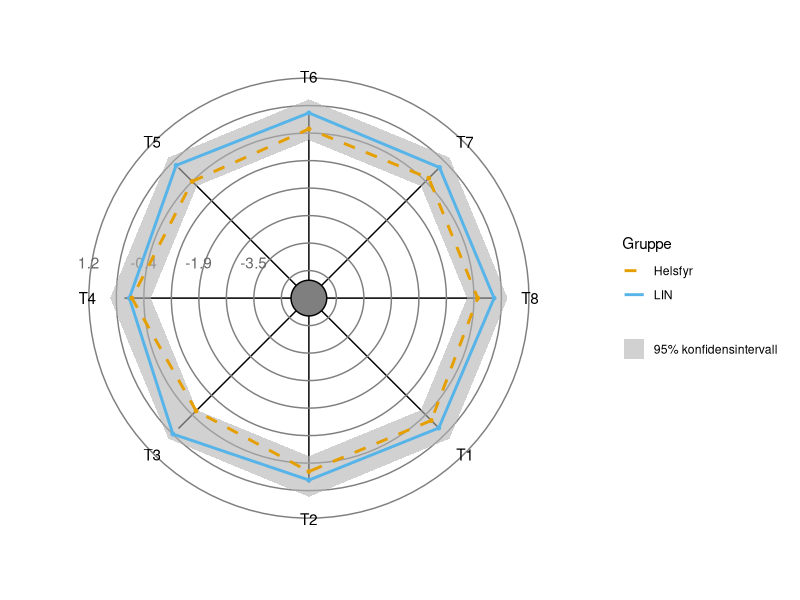
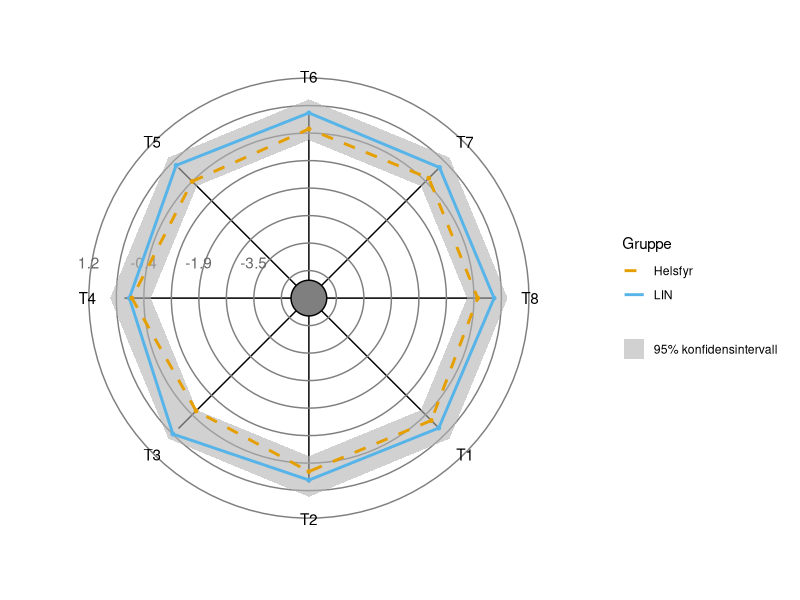
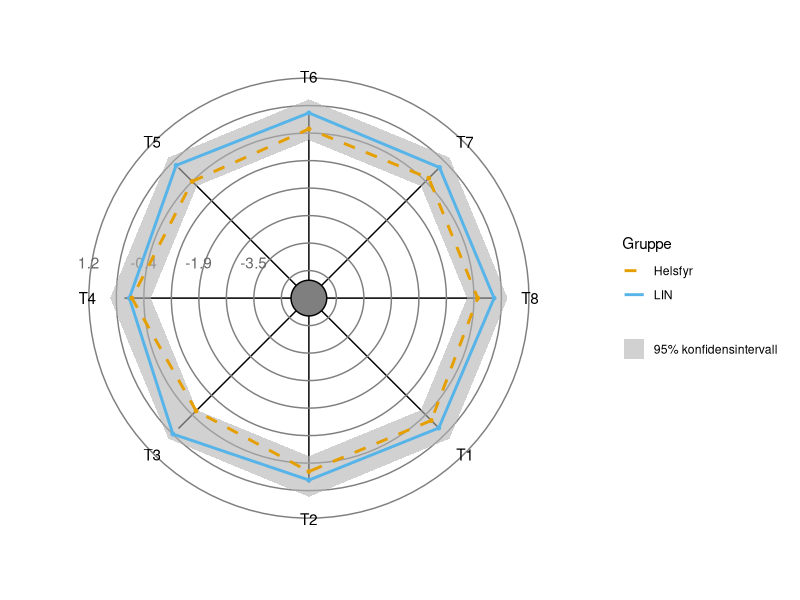

The R source for these figures, in order:
# Summary radial plot
library(tidyr)
library(dplyr)
library(ggplot2)
library(lazyeval) # interp function
library(purrr)


boot.t.test <- function(x, y, B=100000, alpha=0.05){
  x <- x[is.finite(x)]
  y <- y[is.finite(y)]
  nx <- length(x)
  ny <- length(y)
  mx <- mean(x)
  my <- mean(y)
  mxy <- mean(c(x,y))
  tStatistic <- t.test(x,y)$statistic
  # Data satisfying H0
  xh0 <- x-mx+mxy
  yh0 <- y-my+mxy
  tStatisticBoot <- numeric(B)
  meanH0Boot <- numeric(B)
  for(b in 1:B){
    xb <- sample(xh0, nx, replace = TRUE)
    yb <- sample(yh0, ny, replace=TRUE)
    tStatisticBoot[b] <- t.test(xb, yb)$statistic
    meanH0Boot[b] <- mean(c(xb, yb))
  }
  pvalue <- (1 + sum(abs(tStatisticBoot)>abs(tStatistic))) / (B+1)
  CI <- quantile(meanH0Boot, c(alpha/2, 1-alpha/2))
  res <- list(
    pvalue = pvalue,
    CI = CI
  )
  return(res)
}


df <- data.frame(
  "School" = c(rep("LIN", 7), rep("HLF", 5)),
  "Table 1" = c(0.225, NA, 0.1, 0.375, 0.4, NA, 0.067,
                0.175, 0.433, 0.1, 0.067, 0.175),
  "Table 2" = c(2.2224, 4, 0.2847, 2.0412, 2.7784, 2.1429, 1.1763, 
                0.6131, 4.0275, 0.4979, 1.5455, 2.2944),
  "Table 3" = c(0.3093, 1.3091, 0.2917, 0.1513, 0.0848, 1.3636, -0.2113, 
                0.0086, 0.3527, -0.0459, -2.2622, 0.1770),
  "Table 4" = c(-0.1143, 0.6246, -0.2732, 0.2853, -0.2179, 0.7273, 0.1292,
                0.0933, 0.0573, 0.3067, 0.1345, 0.1364),
  "Table 5" = c(0.06, 0.9231, 0.0833, 0.1207, -0.0133, 1.0, 0.1865,
                0.2188, 0.0903, 0.3497, -0.1364, 0.0357), # -0.1364 var ny
  "Table 6" = c(-0.0101, 0.1111, -0.0088, 0.0722, 0.0293, 0.1333, -0.0339,
                0.0026, 0.0110, 0.0597, 0.0060, 0.0158),
  "Table 7" = c(-0.1367, 0.6, 0.0802, 0.2619, 0.1372, 0.75, 0.2619,
                0.2111, 0.0058, 0.4502, 0.0756, 0.1152),
  "Table 8" = c(-0.0909, 0.4545, 0.2323, 0.31, 0.147, 0.5833, 0.2148,
                0.2515, 0.1, 0.375, -0.0365, 0.1909)
)
names(df) = c("school", "T1", "T2", "T3", "T4", "T5", "T6", "T7", "T8")
df <- df %>% mutate(school=factor(school, levels=unique(school)))
test_cols <- names(df)[-1]


# Summary 
df %>% summarise_at(test_cols, mean, na.rm=TRUE)
df %>% summarise_at(test_cols, sd, na.rm=TRUE)
df[,2:9] <- sapply(1:8, function(i) (df[,i+1] - mean(df[,i+1], na.rm=T))/sd(df[,i+1], na.rm=T))
# Long
df_long <- df %>%
  gather(metric, measurement, `T1`:`T8`, factor_key=TRUE)
#data_long <- gather(olddata_wide, condition, measurement, control:cond2, factor_key=TRUE)
# Create summary 
ADJUST = 5
sd_boot <- function(x)
{
  B <- 1000
}
lower <- function(x, adjust=ADJUST)
{
  mean(x, na.rm=T) - 1.96*sd(x, na.rm=T) / sqrt(length(x)) + adjust
}
upper <- function(x, adjust=ADJUST)
{
  mean(x, na.rm=T) + 1.96*sd(x, na.rm=T) / sqrt(length(x)) + adjust
}
mean_plus <- function(x, adjust=ADJUST)
{
  mean(x, na.rm=T) + adjust
}
df_summary <- df_long %>%
  group_by(metric) %>%
  summarise_at("measurement", list(lower=lower, upper=upper))
df_summary
df_poly <- df_summary %>%
  gather(type_edge, measure_edge, lower:upper)
df_means <- df %>%
  group_by(school) %>%
  summarise_at(test_cols, mean_plus) %>%
  gather(measure, measurement, `T1`:`T8`, factor_key=TRUE)
df_means[df_means$school=="LIN",]
df_means[df_means$school=="HLF",]
# function requires 
rotate_data <- function(data, col, by_col) {
  lev <- levels(data[,by_col][[1]])
  num <- length(lev)
  dir <- rep(seq(((num - 1) * 360 / num), 0, length.out = num))
  data$dir_ <- map_dbl(1:nrow(data), function(x) {dir[match(data[x,by_col][[1]], lev)]})
  #col_num <- match("mpg", colnames(cars))
  #filter_criteria <- interp(~ which_column == col_num, which_column = as.name(col))
  expr <- lazyeval::interp(~x, x = as.name(col))
  data <- mutate_(data, .dots = setNames(list(expr), "plotX"))
  data <- mutate_(data, .dots = setNames(list(expr), "plotY"))
  data <- data %>%
    mutate(plotX = round(cos(dir_ * pi / 180) * plotX, 2),
           plotY = round(sin(dir_ * pi / 180) * plotY, 2))
  data
} 
# data points
confidence_band <- rotate_data(df_poly, "measure_edge", "metric")
confidence_band$id=1L
#confidence_band <- confidence_band[c(1:7,1,8:14,8),]
sjekk2 <- rotate_data(df_means[df_means$school=="LIN",], "measurement", "measure")
sjekk3 <- rotate_data(df_means[df_means$school=="HLF",], "measurement", "measure")
lim = max(df_poly$measure_edge*1.108)
line_length <- lim - 1
rl <- data_frame(dir = unique(sjekk2$dir_), l = rep(line_length, length(unique(sjekk2$dir_)))) %>% 
  mutate(plotX = cos(dir * pi / 180) * (l),
         plotY = sin(dir * pi / 180) * (l))
rl$xend <- 0
rl$yend <- 0
lb <- rl
lb$label <- levels(sjekk2$measure)
circleFun <- function(center=c(0,0), diameter=1, npoints=100, start=0, end=2, filled=TRUE){
  tt <- seq(start*pi, end*pi, length.out=npoints)
  df <- data.frame(
    x = center[1] + diameter / 2 * cos(tt),
    y = center[2] + diameter / 2 * sin(tt)
  )
  if(filled==TRUE) { #add a point at the center so the whole 'pie slice' is filled
    df <- rbind(df, center)
  }
  return(df)
}
circlegrid <- data_frame(dia = seq(lim / 4, 2 * lim, lim / 4))
circlegrid <- circlegrid %>% 
  mutate(data = map(dia, function(x) {
    df     <- circleFun(diameter = x, filled = FALSE)
    df$lev <- x
    df
  }))
plotcircles <- bind_rows(circlegrid$data)
plotcircles$lev <- as.factor(plotcircles$lev)
cl <- data_frame(x = as.numeric(levels(plotcircles$lev)), label = as.character(round(x - ADJUST,1)))
cl <- cl[cl$x <= lim,]
middle <- circleFun(diameter = 1, start=0, end=2, filled = FALSE)
# plot each layer with its own data and aesthetics
cbp <- c("#000000", "#E69F00", "#56B4E9", "#009E73", "#F0E442", "#0072B2", "#D55E00", "#CC79A7")
colsLegend <- c("Helsfyr"=cbp[2], "LIN"=cbp[3])
fillLegend <- c("95% konfidensintervall"="grey70")
p <- 
  ggplot() + 
  geom_segment(data = rl, aes(x = plotX, xend = xend, y = plotY, yend = yend), colour = cbp[1]) +
  geom_path   (data = plotcircles, aes(x = x, y = y, group = lev), colour = "grey50") + 
  geom_text   (data = cl, aes(x = -x, y = 1, label = label), colour = "grey40") +
  geom_polygon(data = middle, aes(x, y), fill = "grey50", colour = "black") + 
  geom_polygon(data = confidence_band, aes(y = plotY, x = plotX, group=id, subgroup=type_edge, fill="95% konfidensintervall"), 
               size = 1, alpha = 0.6) +
  geom_path(data=sjekk2[c(1:nrow(sjekk2),1),], aes(y = plotY, x = plotX, colour = "LIN"), size = 1) +
  geom_point(data=sjekk2, aes(y = plotY, x = plotX), stat='identity', colour = cbp[3], size = 1) +
  geom_path(data=sjekk3[c(1:nrow(sjekk3),1),], aes(y = plotY, x = plotX, colour = "Helsfyr"), size = 1, linetype = "dashed") +
  geom_point(data=sjekk3, aes(y = plotY, x = plotX), stat='identity', colour = cbp[2], size = 1) +
  geom_text   (data = lb, aes(x = 1.2*plotX, y = 1.2*plotY, label = label), colour = "black") +
  ylim(-lim*1.2, lim*1.2) + xlim(-lim*1.2, lim*1.2) +
  scale_fill_manual(name=NULL, values=fillLegend) + 
  scale_color_manual(name="Gruppe", values=colsLegend) + 
  theme(
    axis.text  = element_blank(), 
    axis.title = element_blank(), 
    line       = element_blank(),
    rect       = element_blank()
  ) + 
  coord_equal()
  #ggtitle("Radial-summary-plot of Measurements", 
  #        subtitle="Further explanations / Measurements are scaled ++")
p
setwd("C:/Users/104170belu/Documents/Language-Learning-Stats/fig")
pdf(file="radialTablePlot.pdf", width = 6, height = 3.5)
print(p)
dev.off()
png(file="radialTablePlot.png", width=480, height=280)
print(p)
dev.off()
